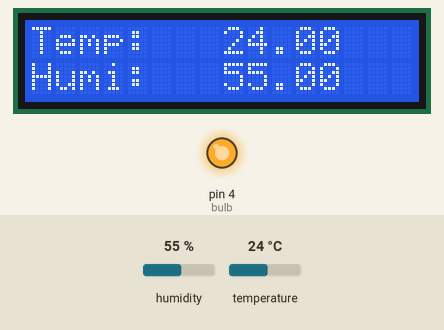
The sketch below on a simulated Arduino Uno, built with avr-gcc and run on an emulated ATmega328P. On the bench: 16×2 character LCD, output pins drawn as LEDs (lit = HIGH). The test bench sets the inputs (shaded band); at power-on: humidity 55 %, temperature 24 °C. What the sketch prints to the serial monitor is not drawn.

Above: at 3.8 s.
3.9 s: humidity set to 22 %
At 5.5 s:
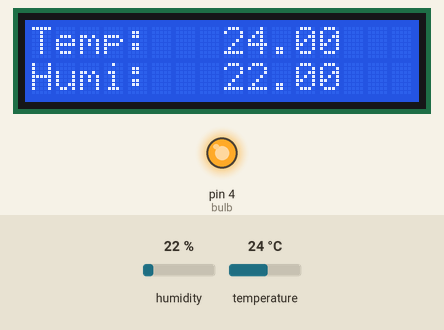
6.9 s: temperature set to 12 °C
At 7.7 s:
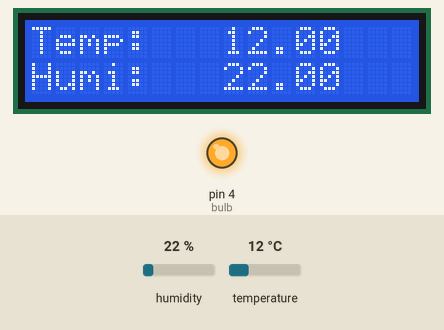
9.9 s: humidity set to 40 %
At 12.2 s:
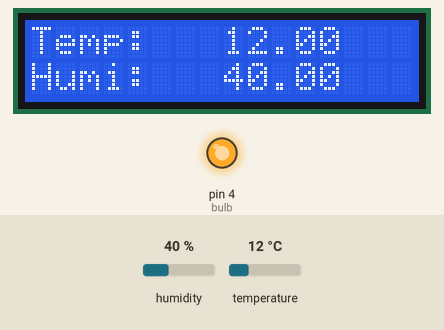
12.9 s: temperature set to 36 °C
At 14.5 s:
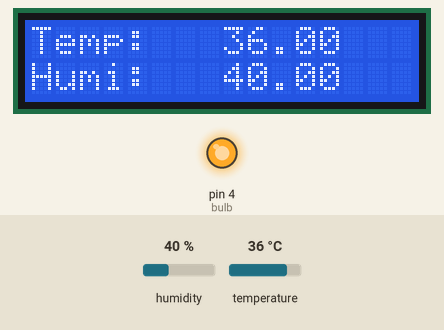
15.9 s: temperature set to 39 °C
At 18.1 s:
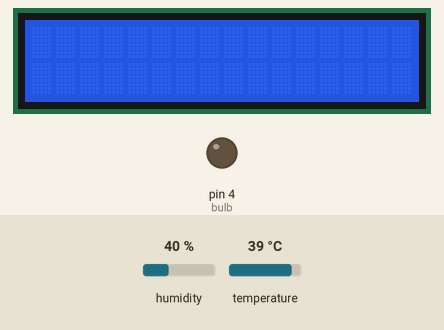
Timing chart, 0 to 19.6 s (numbered marks = the images above; inputs shaded):
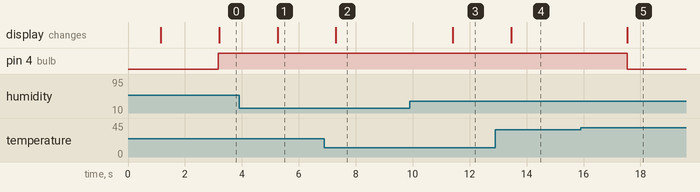

The sketch:

incubator.ino
```cpp
#include <Adafruit_Sensor.h>
#include <DHT.h>
#include <DHT_U.h>
#include <Wire.h>
#include <LiquidCrystal_I2C.h>

// Set the LCD address to 0x27 for a 16 chars and 2 line display
LiquidCrystal_I2C lcd(0x38, 16, 2);

//DHT11
#define DHTPIN 2
#define DHTTYPE DHT11
DHT dht(DHTPIN, DHTTYPE);
float humidity;
float temperature;
float heatIndex;

// Light
#define bulb 4
int bulbState = LOW;

void setup()
{
  // initialize the LCD
  Serial.begin(9600);

  // LCD
  lcd.init();
  lcd.begin(16, 2);
  lcd.backlight();
  lcd.setCursor(4, 0);
  lcd.print("Welcome!");
  lcd.setCursor(3, 1);
  lcd.print("Incubator!");
  Serial.println(F("Lcd test!"));
  delay(1000);
  lcd.clear();

  //dht11
  dht.begin();
  Serial.println(F("DHT11 test!"));

  // Bulb
  pinMode(bulb, OUTPUT);
}

void loop()
{
  delay(2000);
  lcd.clear();
  temperature = dht.readTemperature();
  humidity = dht.readHumidity();
  if (isnan(temperature) || isnan(humidity)) {
    Serial.print("Sensor not working");
    Serial.println();
    lcd.clear();
    lcd.setCursor(2, 0);
    lcd.print("Sensor is not");
    lcd.setCursor(4, 1);
    lcd.print("Working!");
  } else {
    heatIndex = dht.computeHeatIndex(temperature, humidity, false);
    if (temperature <= 37.7) {
      bulbState = HIGH;
      digitalWrite(bulb, bulbState);
      Serial.print("Humidity: ");
      Serial.print(humidity);
      Serial.print(" %");
      Serial.println();
      Serial.print("Temperature: ");
      Serial.print(temperature);
      Serial.print(" °C");
      Serial.println();
      Serial.print("Heat index: ");
      Serial.print(heatIndex);
      Serial.println();
      //
      lcd.setCursor(0, 0);
      lcd.print("Temp: ");
      lcd.setCursor(8, 0);
      lcd.print(temperature);
      lcd.setCursor(0, 1);
      lcd.print("Humi: ");
      lcd.setCursor(8, 1);
      lcd.print(humidity);
    } else {
      bulbState = LOW;
      digitalWrite(bulb, bulbState);

    }
  }
}
```

Measured:
- the behaviour switches between 37 and 38 °C on temperature (found by bisection; images 4 and 5)
- after the input at 3.9 s, the display: changes after 1.4 s (image 1)
- after the input at 6.9 s, the display: changes after 0.41 s (image 2)
- after the input at 9.9 s, the display: changes after 1.5 s (image 3)
- after the input at 12.9 s, the display: changes after 0.56 s (image 4)
- after the input at 15.9 s, pin 4 (bulb): HIGH → LOW after 1.6 s; the display: changes after 1.6 s (image 5)
